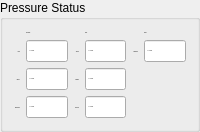
       <widget class="QGroupBox" name="PressureStatus">
        <property name="title">
         <string>Pressure Status</string>
        </property>
        <layout class="QGridLayout" name="gridLayout_3">
         <item row="3" column="0">
          <widget class="QLabel" name="label_18">
           <property name="font">
            <font>
             <family>Ubuntu Condensed</family>
             <pointsize>-1</pointsize>
            </font>
           </property>
           <property name="text">
            <string>Reference:</string>
           </property>
           <property name="alignment">
            <set>Qt::AlignRight|Qt::AlignTrailing|Qt::AlignVCenter</set>
           </property>
          </widget>
         </item>
         <item row="2" column="0">
          <widget class="QLabel" name="label_17">
           <property name="font">
            <font>
             <family>Ubuntu Condensed</family>
             <pointsize>-1</pointsize>
            </font>
           </property>
           <property name="text">
            <string>Mirror:</string>
           </property>
           <property name="alignment">
            <set>Qt::AlignRight|Qt::AlignTrailing|Qt::AlignVCenter</set>
           </property>
          </widget>
         </item>
         <item row="3" column="2">
          <widget class="QLabel" name="label_27">
           <property name="font">
            <font>
             <family>Ubuntu Condensed</family>
             <pointsize>-1</pointsize>
            </font>
           </property>
           <property name="text">
            <string>Grating:</string>
           </property>
           <property name="alignment">
            <set>Qt::AlignRight|Qt::AlignTrailing|Qt::AlignVCenter</set>
           </property>
          </widget>
         </item>
         <item row="1" column="0">
          <widget class="QLabel" name="label_13">
           <property name="font">
            <font>
             <family>Ubuntu Condensed</family>
             <pointsize>-1</pointsize>
            </font>
           </property>
           <property name="text">
            <string>HHG:</string>
           </property>
           <property name="alignment">
            <set>Qt::AlignRight|Qt::AlignTrailing|Qt::AlignVCenter</set>
           </property>
          </widget>
         </item>
         <item row="2" column="2">
          <widget class="QLabel" name="label_20">
           <property name="font">
            <font>
             <family>Ubuntu Condensed</family>
             <pointsize>-1</pointsize>
            </font>
           </property>
           <property name="text">
            <string>Sample:</string>
           </property>
           <property name="alignment">
            <set>Qt::AlignRight|Qt::AlignTrailing|Qt::AlignVCenter</set>
           </property>
          </widget>
         </item>
         <item row="1" column="2">
          <widget class="QLabel" name="label_22">
           <property name="font">
            <font>
             <family>Ubuntu Condensed</family>
             <pointsize>-1</pointsize>
            </font>
           </property>
           <property name="text">
            <string>Toroid:</string>
           </property>
           <property name="alignment">
            <set>Qt::AlignRight|Qt::AlignTrailing|Qt::AlignVCenter</set>
           </property>
          </widget>
         </item>
         <item row="1" column="1">
          <widget class="caLineEdit" name="calineedit_36">
           <property name="sizePolicy">
            <sizepolicy hsizetype="MinimumExpanding" vsizetype="Preferred">
             <horstretch>0</horstretch>
             <verstretch>0</verstretch>
            </sizepolicy>
           </property>
           <property name="font">
            <font>
             <family>Ubuntu</family>
             <pointsize>-1</pointsize>
            </font>
           </property>
           <property name="autoFillBackground">
            <bool>false</bool>
           </property>
           <property name="text">
            <string>-.-e--- mBar</string>
           </property>
           <property name="alignment">
            <set>Qt::AlignLeading|Qt::AlignLeft|Qt::AlignVCenter</set>
           </property>
           <property name="readOnly">
            <bool>true</bool>
           </property>
           <property name="channel" stdset="0">
            <string notr="true">PR:FRONTEND:HHG:RP</string>
           </property>
           <property name="foreground">
            <color>
             <red>0</red>
             <green>255</green>
             <blue>0</blue>
            </color>
           </property>
           <property name="background">
            <color alpha="0">
             <red>255</red>
             <green>255</green>
             <blue>255</blue>
            </color>
           </property>
           <property name="colorMode">
            <enum>caLineEdit::Alarm_Static</enum>
           </property>
           <property name="precision">
            <number>1</number>
           </property>
           <property name="precisionMode">
            <enum>caLineEdit::User</enum>
           </property>
           <property name="unitsEnabled">
            <bool>false</bool>
           </property>
           <property name="formatType">
            <enum>caLineEdit::exponential</enum>
           </property>
          </widget>
         </item>
         <item row="2" column="1">
          <widget class="caLineEdit" name="calineedit_45">
           <property name="sizePolicy">
            <sizepolicy hsizetype="MinimumExpanding" vsizetype="Preferred">
             <horstretch>0</horstretch>
             <verstretch>0</verstretch>
            </sizepolicy>
           </property>
           <property name="font">
            <font>
             <family>Ubuntu</family>
             <pointsize>-1</pointsize>
            </font>
           </property>
           <property name="autoFillBackground">
            <bool>false</bool>
           </property>
           <property name="text">
            <string>-.-e--- mBar</string>
           </property>
           <property name="alignment">
            <set>Qt::AlignLeading|Qt::AlignLeft|Qt::AlignVCenter</set>
           </property>
           <property name="readOnly">
            <bool>true</bool>
           </property>
           <property name="channel" stdset="0">
            <string notr="true">PR:FRONTEND:MIRROR:RP</string>
           </property>
           <property name="foreground">
            <color>
             <red>0</red>
             <green>255</green>
             <blue>0</blue>
            </color>
           </property>
           <property name="background">
            <color alpha="0">
             <red>120</red>
             <green>120</green>
             <blue>120</blue>
            </color>
           </property>
           <property name="colorMode">
            <enum>caLineEdit::Alarm_Static</enum>
           </property>
           <property name="precision">
            <number>1</number>
           </property>
           <property name="precisionMode">
            <enum>caLineEdit::User</enum>
           </property>
           <property name="unitsEnabled">
            <bool>false</bool>
           </property>
           <property name="formatType">
            <enum>caLineEdit::exponential</enum>
           </property>
          </widget>
         </item>
         <item row="3" column="1">
          <widget class="caLineEdit" name="calineedit_46">
           <property name="sizePolicy">
            <sizepolicy hsizetype="MinimumExpanding" vsizetype="Preferred">
             <horstretch>0</horstretch>
             <verstretch>0</verstretch>
            </sizepolicy>
           </property>
           <property name="font">
            <font>
             <family>Ubuntu</family>
             <pointsize>-1</pointsize>
            </font>
           </property>
           <property name="autoFillBackground">
            <bool>false</bool>
           </property>
           <property name="text">
            <string>-.-e--- mBar</string>
           </property>
           <property name="alignment">
            <set>Qt::AlignLeading|Qt::AlignLeft|Qt::AlignVCenter</set>
           </property>
           <property name="readOnly">
            <bool>true</bool>
           </property>
           <property name="channel" stdset="0">
            <string notr="true">PR:FRONTEND:REFERENCE:RP</string>
           </property>
           <property name="foreground">
            <color>
             <red>0</red>
             <green>255</green>
             <blue>0</blue>
            </color>
           </property>
           <property name="background">
            <color alpha="0">
             <red>255</red>
             <green>255</green>
             <blue>255</blue>
            </color>
           </property>
           <property name="colorMode">
            <enum>caLineEdit::Alarm_Static</enum>
           </property>
           <property name="precision">
            <number>1</number>
           </property>
           <property name="precisionMode">
            <enum>caLineEdit::User</enum>
           </property>
           <property name="unitsEnabled">
            <bool>false</bool>
           </property>
           <property name="formatType">
            <enum>caLineEdit::exponential</enum>
           </property>
          </widget>
         </item>
         <item row="1" column="3">
          <widget class="caLineEdit" name="calineedit_48">
           <property name="sizePolicy">
            <sizepolicy hsizetype="MinimumExpanding" vsizetype="Preferred">
             <horstretch>0</horstretch>
             <verstretch>0</verstretch>
            </sizepolicy>
           </property>
           <property name="font">
            <font>
             <family>Ubuntu</family>
             <pointsize>-1</pointsize>
            </font>
           </property>
           <property name="autoFillBackground">
            <bool>false</bool>
           </property>
           <property name="text">
            <string>-.-e--- mBar</string>
           </property>
           <property name="alignment">
            <set>Qt::AlignLeading|Qt::AlignLeft|Qt::AlignVCenter</set>
           </property>
           <property name="readOnly">
            <bool>true</bool>
           </property>
           <property name="channel" stdset="0">
            <string notr="true">PR:SPEC:TOROID:RP</string>
           </property>
           <property name="foreground">
            <color>
             <red>0</red>
             <green>255</green>
             <blue>0</blue>
            </color>
           </property>
           <property name="background">
            <color alpha="0">
             <red>255</red>
             <green>255</green>
             <blue>255</blue>
            </color>
           </property>
           <property name="colorMode">
            <enum>caLineEdit::Alarm_Static</enum>
           </property>
           <property name="precision">
            <number>1</number>
           </property>
           <property name="precisionMode">
            <enum>caLineEdit::User</enum>
           </property>
           <property name="unitsEnabled">
            <bool>false</bool>
           </property>
           <property name="formatType">
            <enum>caLineEdit::exponential</enum>
           </property>
          </widget>
         </item>
         <item row="2" column="3">
          <widget class="caLineEdit" name="calineedit_49">
           <property name="sizePolicy">
            <sizepolicy hsizetype="MinimumExpanding" vsizetype="Preferred">
             <horstretch>0</horstretch>
             <verstretch>0</verstretch>
            </sizepolicy>
           </property>
           <property name="font">
            <font>
             <family>Ubuntu</family>
             <pointsize>-1</pointsize>
            </font>
           </property>
           <property name="autoFillBackground">
            <bool>false</bool>
           </property>
           <property name="text">
            <string>-.-e--- mBar</string>
           </property>
           <property name="alignment">
            <set>Qt::AlignLeading|Qt::AlignLeft|Qt::AlignVCenter</set>
           </property>
           <property name="readOnly">
            <bool>true</bool>
           </property>
           <property name="channel" stdset="0">
            <string notr="true">PR:SPEC:SAMPLE:RP</string>
           </property>
           <property name="foreground">
            <color>
             <red>0</red>
             <green>255</green>
             <blue>0</blue>
            </color>
           </property>
           <property name="background">
            <color alpha="0">
             <red>255</red>
             <green>255</green>
             <blue>255</blue>
            </color>
           </property>
           <property name="colorMode">
            <enum>caLineEdit::Alarm_Static</enum>
           </property>
           <property name="precision">
            <number>1</number>
           </property>
           <property name="precisionMode">
            <enum>caLineEdit::User</enum>
           </property>
           <property name="unitsEnabled">
            <bool>false</bool>
           </property>
           <property name="formatType">
            <enum>caLineEdit::exponential</enum>
           </property>
          </widget>
         </item>
         <item row="3" column="3">
          <widget class="caLineEdit" name="calineedit_50">
           <property name="sizePolicy">
            <sizepolicy hsizetype="MinimumExpanding" vsizetype="Preferred">
             <horstretch>0</horstretch>
             <verstretch>0</verstretch>
            </sizepolicy>
           </property>
           <property name="font">
            <font>
             <family>Ubuntu</family>
             <pointsize>-1</pointsize>
            </font>
           </property>
           <property name="autoFillBackground">
            <bool>false</bool>
           </property>
           <property name="text">
            <string>-.-e--- mBar</string>
           </property>
           <property name="alignment">
            <set>Qt::AlignLeading|Qt::AlignLeft|Qt::AlignVCenter</set>
           </property>
           <property name="readOnly">
            <bool>true</bool>
           </property>
           <property name="channel" stdset="0">
            <string notr="true">PR:SPEC:GRATING:RP</string>
           </property>
           <property name="foreground">
            <color>
             <red>0</red>
             <green>255</green>
             <blue>0</blue>
            </color>
           </property>
           <property name="background">
            <color alpha="0">
             <red>255</red>
             <green>255</green>
             <blue>255</blue>
            </color>
           </property>
           <property name="colorMode">
            <enum>caLineEdit::Alarm_Static</enum>
           </property>
           <property name="precision">
            <number>1</number>
           </property>
           <property name="precisionMode">
            <enum>caLineEdit::User</enum>
           </property>
           <property name="unitsEnabled">
            <bool>false</bool>
           </property>
           <property name="formatType">
            <enum>caLineEdit::exponential</enum>
           </property>
          </widget>
         </item>
         <item row="0" column="1">
          <widget class="QLabel" name="label_19">
           <property name="sizePolicy">
            <sizepolicy hsizetype="MinimumExpanding" vsizetype="Preferred">
             <horstretch>0</horstretch>
             <verstretch>0</verstretch>
            </sizepolicy>
           </property>
           <property name="font">
            <font>
             <family>Ubuntu Condensed</family>
             <pointsize>-1</pointsize>
            </font>
           </property>
           <property name="text">
            <string>Frontend</string>
           </property>
          </widget>
         </item>
         <item row="0" column="3">
          <widget class="QLabel" name="label_21">
           <property name="sizePolicy">
            <sizepolicy hsizetype="MinimumExpanding" vsizetype="Preferred">
             <horstretch>0</horstretch>
             <verstretch>0</verstretch>
            </sizepolicy>
           </property>
           <property name="font">
            <font>
             <family>Ubuntu Condensed</family>
             <pointsize>-1</pointsize>
            </font>
           </property>
           <property name="text">
            <string>Spec.</string>
           </property>
          </widget>
         </item>
         <item row="1" column="4">
          <widget class="QLabel" name="label_25">
           <property name="font">
            <font>
             <family>Ubuntu Condensed</family>
             <pointsize>-1</pointsize>
            </font>
           </property>
           <property name="text">
            <string>Chamber:</string>
           </property>
           <property name="alignment">
            <set>Qt::AlignRight|Qt::AlignTrailing|Qt::AlignVCenter</set>
           </property>
          </widget>
         </item>
         <item row="1" column="5">
          <widget class="caLineEdit" name="calineedit_51">
           <property name="sizePolicy">
            <sizepolicy hsizetype="MinimumExpanding" vsizetype="Preferred">
             <horstretch>0</horstretch>
             <verstretch>0</verstretch>
            </sizepolicy>
           </property>
           <property name="font">
            <font>
             <family>Ubuntu</family>
             <pointsize>-1</pointsize>
            </font>
           </property>
           <property name="autoFillBackground">
            <bool>false</bool>
           </property>
           <property name="text">
            <string>-.-e--- mBar</string>
           </property>
           <property name="alignment">
            <set>Qt::AlignLeading|Qt::AlignLeft|Qt::AlignVCenter</set>
           </property>
           <property name="readOnly">
            <bool>true</bool>
           </property>
           <property name="channel" stdset="0">
            <string notr="true">PR:IMAG:SENS1:RP</string>
           </property>
           <property name="foreground">
            <color>
             <red>0</red>
             <green>255</green>
             <blue>0</blue>
            </color>
           </property>
           <property name="background">
            <color alpha="0">
             <red>120</red>
             <green>120</green>
             <blue>120</blue>
            </color>
           </property>
           <property name="colorMode">
            <enum>caLineEdit::Alarm_Static</enum>
           </property>
           <property name="precision">
            <number>1</number>
           </property>
           <property name="precisionMode">
            <enum>caLineEdit::User</enum>
           </property>
           <property name="unitsEnabled">
            <bool>false</bool>
           </property>
           <property name="formatType">
            <enum>caLineEdit::exponential</enum>
           </property>
          </widget>
         </item>
         <item row="0" column="5">
          <widget class="QLabel" name="label_23">
           <property name="sizePolicy">
            <sizepolicy hsizetype="MinimumExpanding" vsizetype="Preferred">
             <horstretch>0</horstretch>
             <verstretch>0</verstretch>
            </sizepolicy>
           </property>
           <property name="font">
            <font>
             <family>Ubuntu Condensed</family>
             <pointsize>-1</pointsize>
            </font>
           </property>
           <property name="text">
            <string>Imag.</string>
           </property>
          </widget>
         </item>
        </layout>
       </widget>
